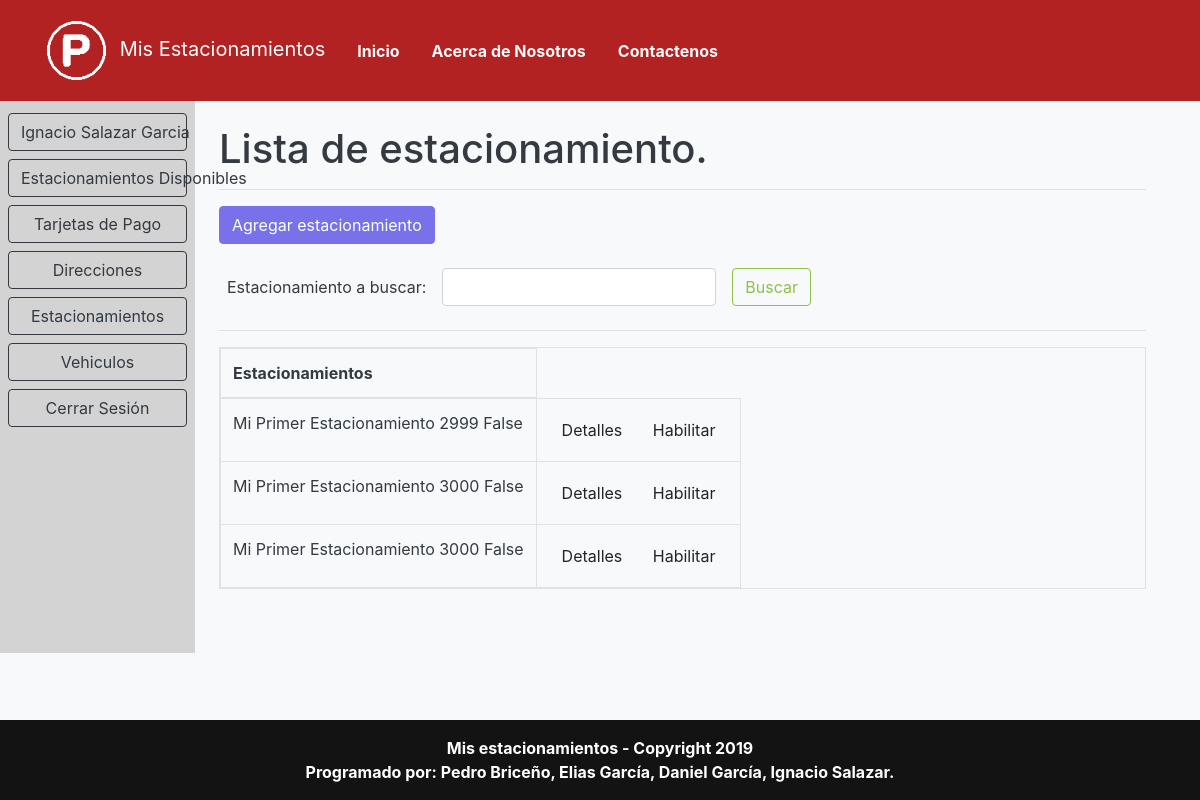
Screenshot of /lista/estacionamiento/ (signed in) with the database file from the repository.
### appMisEstacionamientos/models/estacionamientoModels.py (models this page shows, shortened)
class Estacionamiento(models.Model):
    nombreDescriptivo = models.CharField(
        max_length=30,
        verbose_name='Nombre Descriptivo')
    precioEstacionamiento = models.IntegerField(
        verbose_name='Precio Estacionamiento',
        default=0,
        validators=[MinValueValidator(0), MaxValueValidator(99999)])
    disponibilidadEstacionamiento = models.BooleanField(default=False)
    descripcionEstacionamiento = models.TextField(
        max_length=100,
        verbose_name='Descripcion Estacionamiento',
        null=True, blank=True)
    usuario = models.ForeignKey(User, on_delete=models.CASCADE)
    direccion = models.ForeignKey(Direccion, on_delete=models.CASCADE)
    class meta:
        ordering = ('nombreDescriptivo',)
    def get_absolute_url(self):
        return reverse('verEstacionamiento', args=[self.id])
    def get_enable_url(self):
        return reverse('habilitarEstacionamiento', args=[self.id])

### appMisEstacionamientos/views/estacionamientosView.py (the view)
# urls.py: url(r'^lista/estacionamiento/$', estacionamientosView.ListaEstacionamientos.as_view(),
class ListaEstacionamientos(ListView):
    model = Estacionamiento
    template_name = 'estacionamiento/listarEstacionamientos.html'
    paginate_by = settings.REGISTROS_POR_PAGINA
    def get_queryset(self):
        result = super(ListaEstacionamientos, self).get_queryset()
        result = result.filter(usuario=self.request.user)
        query = self.request.GET.get('q')
        if query:
            result = result.filter(nombreDescriptivo__contains=query)
        return result

### appMisEstacionamientos/templates/estacionamiento/listarEstacionamientos.html (shortened to what this page needs)
{% extends 'template.html' %}
{% block contenido %}
<h1>Lista de estacionamiento.</h1>
<hr>
<p>
    <a class="btn btn-primary" href="{% url 'RegistrarEstacionamiento' %}" role="button">Agregar estacionamiento</a>
    <form class="form-inline my-2 my-lg-0" action="{% url 'listaEstacionamientos' %}" method="get"
        accept-charset="utf-8">
        <label class="control-label m-2" for="buscar">
            <span class="glyphicon glyphicon-filter">Estacionamiento a buscar:</span>
        </label>
        <input name="q" class="form-control m-2" type="text" aria-label="buscar" value="">
        <button class="btn btn-outline-success m-2" type="submit">
            <span class="gliphicon gliphicon-search">Buscar</span>
        </button>
    </form>
</p>
<hr>
{% if estacionamiento_list %}
<table class="table table-responsive table-bordered">
    <thead>
        <tr>
            <th>Estacionamientos</th>
        </tr>
    </thead>
    <tbody>
        {% for estacionamiento in estacionamiento_list %}
        <tr>
            <td>{{ estacionamiento.nombreDescriptivo }} {{ estacionamiento.precioEstacionamiento }}
                {{ estacionamiento.disponibilidadEstacionamiento }}</td>
            <td>
                <a class="btn btn-light" href="{{ estacionamiento.get_absolute_url }}" role="button">
                    <span class="glyphicon glyphicon-info-sign"> Detalles</span>
                </a>
                {% if estacionamiento.disponibilidadEstacionamiento %}
                <a class="btn btn-light" href="{{ estacionamiento.get_disable_url }}" role="button">
                    <span class="glyphicon glyphicon-info-sign"> Inhabilitar</span>
                </a>
                {% else %}
                <a class="btn btn-light" href="{{ estacionamiento.get_enable_url }}" role="button">
                    <span class="glyphicon glyphicon-info-sign"> Habilitar</span>
                </a>
                {% endif %}
            </td>
        </tr>
        {% endfor %}
    </tbody>
</table>
{% else %}
<p class="lead">
    No tiene estacionamientos registrados aún.
</p>
{% endif %}
{% endblock %}

### appMisEstacionamientos/templates/template.html (shortened to what this page needs)
{% load staticfiles %}
<!DOCTYPE html>
<html>
<head>
  <link rel="stylesheet" href="{% static 'css/bootstrap.min.css' %}">
  <link rel="stylesheet" href="{% static 'css/sticky-footer-navbar.css' %}">
</head>
<body class="text-dark bg-light text-justify">
  <nav class="navbar navbar-expand-lg navbar-light py-2 px-4" style="background-color: firebrick">
    <div class="container-fluid">
      <a class="navbar-brand text-light" href="{% url 'irInicio' %}">
        <img class="p-2" src="{% static 'img/parking02.png' %}" alt="" width="75" height="75" />
        Mis Estacionamientos
      </a>
      <div class="collapse navbar-collapse" id="navbar">
        <div class="navbar-nav">
          <a class="nav-link text-light mx-2 font-weight-bold" href="{% url 'irInicio' %}">Inicio</a>
          <a class="nav-link text-light mx-2 font-weight-bold" href="{% url 'acercaDe' %}">
            Acerca de Nosotros
          </a>
          <a class="nav-link text-light mx-2 font-weight-bold" href="{% url 'registrarMensaje' %}">
            Contactenos
          </a>
        </div>
      </div>
    </div>
  </nav>
  <div id="todoElContenido" class="container-fluid row justify-content-center">
    {% if request.user.is_authenticated %}
    <div id="barraLateral" class="col-12 col-lg-2 text-dark" style="background-color: lightgray">
      <div class="row justify-content-center p-2">
        <a class="btn btn-outline-dark btn-block my-1" href="{% url 'verUsuario' request.user.id %}">
          {{ request.user.first_name }} {{ request.user.last_name }}
        </a>
                <a class="btn btn-outline-dark btn-block my-1" href="{% url 'listaEstacionamientosDisponibles' %}">Estacionamientos Disponibles</a>
                <tr>
        <a class="btn btn-outline-dark btn-block my-1" href="{% url 'listaDeTarjetas' %}">Tarjetas de Pago</a>
        <a class="btn btn-outline-dark btn-block my-1" href="{% url 'listaDeDirecciones' %}">Direcciones</a>
        <a class="btn btn-outline-dark btn-block my-1" href="{% url 'listaEstacionamientos' %}">Estacionamientos</a>
        <a class="btn btn-outline-dark btn-block my-1" href="{% url 'listaDeVehiculos' %}">Vehiculos</a>
        <a class="btn btn-outline-dark btn-block my-1" href="{% url 'cerrarSesion' %}">Cerrar Sesión</a>
      </div>
    </div>
    {% endif %}
    <div id="contenido" class="container col-12 col-lg-10 p-4 mb-4">
      {% block contenido %}
      {% endblock %}
    </div>
  </div>
  <footer class="footer">
    <span>
      <strong>
        Mis estacionamientos - Copyright 2019 <br>
        Programado por: Pedro Briceño, Elias García, Daniel García, Ignacio Salazar.
      </strong>
    </span>
  </footer>
</body>
</html>

### static/css/sticky-footer-navbar.css (style rules this page uses)
html { position: relative; min-height: 100%; }
body { margin-bottom: 60px; }
.footer { position: absolute; bottom: 0; width: 100%; height: 80px; background-color: #131313; text-align: center; color: white; display: flex; justify-content: center; align-items: center; }

### rows the page displays
Estacionamiento: nombreDescriptivo "Mi Primer Estacionamiento", precioEstacionamiento "2999", disponibilidadEstacionamiento "False"
Estacionamiento: nombreDescriptivo "Mi Primer Estacionamiento", precioEstacionamiento "3000", disponibilidadEstacionamiento "False"
Estacionamiento: nombreDescriptivo "Mi Primer Estacionamiento", precioEstacionamiento "3000", disponibilidadEstacionamiento "False"

### other values shown
{{ request.user.first_name }} "Ignacio"
{{ request.user.last_name }} "Salazar Garcia"
